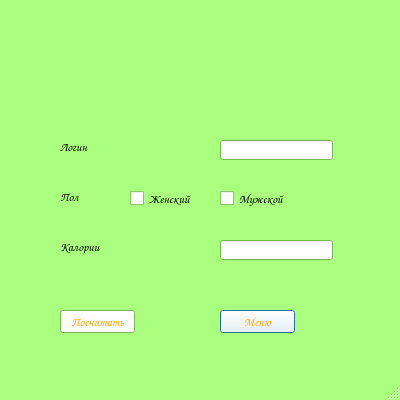
<?xml version="1.0" encoding="UTF-8"?>
<ui version="4.0">
 <class>DailyallowanceWindow</class>
 <widget class="QMainWindow" name="DailyallowanceWindow">
  <property name="geometry">
   <rect>
    <x>0</x>
    <y>0</y>
    <width>400</width>
    <height>400</height>
   </rect>
  </property>
  <property name="palette">
   <palette>
    <active>
     <colorrole role="WindowText">
      <brush brushstyle="SolidPattern">
       <color alpha="255">
        <red>0</red>
        <green>0</green>
        <blue>0</blue>
       </color>
      </brush>
     </colorrole>
     <colorrole role="Button">
      <brush brushstyle="SolidPattern">
       <color alpha="255">
        <red>255</red>
        <green>255</green>
        <blue>255</blue>
       </color>
      </brush>
     </colorrole>
     <colorrole role="Dark">
      <brush brushstyle="SolidPattern">
       <color alpha="255">
        <red>170</red>
        <green>255</green>
        <blue>127</blue>
       </color>
      </brush>
     </colorrole>
     <colorrole role="Text">
      <brush brushstyle="SolidPattern">
       <color alpha="255">
        <red>0</red>
        <green>0</green>
        <blue>0</blue>
       </color>
      </brush>
     </colorrole>
     <colorrole role="ButtonText">
      <brush brushstyle="SolidPattern">
       <color alpha="255">
        <red>255</red>
        <green>170</green>
        <blue>0</blue>
       </color>
      </brush>
     </colorrole>
     <colorrole role="Base">
      <brush brushstyle="SolidPattern">
       <color alpha="255">
        <red>255</red>
        <green>255</green>
        <blue>255</blue>
       </color>
      </brush>
     </colorrole>
     <colorrole role="Window">
      <brush brushstyle="SolidPattern">
       <color alpha="255">
        <red>170</red>
        <green>255</green>
        <blue>127</blue>
       </color>
      </brush>
     </colorrole>
    </active>
    <inactive>
     <colorrole role="WindowText">
      <brush brushstyle="SolidPattern">
       <color alpha="255">
        <red>0</red>
        <green>0</green>
        <blue>0</blue>
       </color>
      </brush>
     </colorrole>
     <colorrole role="Button">
      <brush brushstyle="SolidPattern">
       <color alpha="255">
        <red>255</red>
        <green>255</green>
        <blue>255</blue>
       </color>
      </brush>
     </colorrole>
     <colorrole role="Dark">
      <brush brushstyle="SolidPattern">
       <color alpha="255">
        <red>170</red>
        <green>255</green>
        <blue>127</blue>
       </color>
      </brush>
     </colorrole>
     <colorrole role="Text">
      <brush brushstyle="SolidPattern">
       <color alpha="255">
        <red>0</red>
        <green>0</green>
        <blue>0</blue>
       </color>
      </brush>
     </colorrole>
     <colorrole role="ButtonText">
      <brush brushstyle="SolidPattern">
       <color alpha="255">
        <red>255</red>
        <green>170</green>
        <blue>0</blue>
       </color>
      </brush>
     </colorrole>
     <colorrole role="Base">
      <brush brushstyle="SolidPattern">
       <color alpha="255">
        <red>255</red>
        <green>255</green>
        <blue>255</blue>
       </color>
      </brush>
     </colorrole>
     <colorrole role="Window">
      <brush brushstyle="SolidPattern">
       <color alpha="255">
        <red>170</red>
        <green>255</green>
        <blue>127</blue>
       </color>
      </brush>
     </colorrole>
    </inactive>
    <disabled>
     <colorrole role="WindowText">
      <brush brushstyle="SolidPattern">
       <color alpha="255">
        <red>170</red>
        <green>255</green>
        <blue>127</blue>
       </color>
      </brush>
     </colorrole>
     <colorrole role="Button">
      <brush brushstyle="SolidPattern">
       <color alpha="255">
        <red>255</red>
        <green>255</green>
        <blue>255</blue>
       </color>
      </brush>
     </colorrole>
     <colorrole role="Dark">
      <brush brushstyle="SolidPattern">
       <color alpha="255">
        <red>170</red>
        <green>255</green>
        <blue>127</blue>
       </color>
      </brush>
     </colorrole>
     <colorrole role="Text">
      <brush brushstyle="SolidPattern">
       <color alpha="255">
        <red>170</red>
        <green>255</green>
        <blue>127</blue>
       </color>
      </brush>
     </colorrole>
     <colorrole role="ButtonText">
      <brush brushstyle="SolidPattern">
       <color alpha="255">
        <red>170</red>
        <green>255</green>
        <blue>127</blue>
       </color>
      </brush>
     </colorrole>
     <colorrole role="Base">
      <brush brushstyle="SolidPattern">
       <color alpha="255">
        <red>170</red>
        <green>255</green>
        <blue>127</blue>
       </color>
      </brush>
     </colorrole>
     <colorrole role="Window">
      <brush brushstyle="SolidPattern">
       <color alpha="255">
        <red>170</red>
        <green>255</green>
        <blue>127</blue>
       </color>
      </brush>
     </colorrole>
    </disabled>
   </palette>
  </property>
  <property name="font">
   <font>
    <family>Comic Sans MS</family>
   </font>
  </property>
  <property name="cursor">
   <cursorShape>UpArrowCursor</cursorShape>
  </property>
  <property name="windowTitle">
   <string>СЧЕТЧИК КАЛОРИЙ</string>
  </property>
  <property name="windowIcon">
   <iconset>
    <normaloff>images/carrotico.ico</normaloff>images/carrotico.ico</iconset>
  </property>
  <widget class="QWidget" name="centralwidget">
   <widget class="QLineEdit" name="dailycalorielineEdit">
    <property name="geometry">
     <rect>
      <x>220</x>
      <y>240</y>
      <width>113</width>
      <height>20</height>
     </rect>
    </property>
   </widget>
   <widget class="QLabel" name="dailycalorielabel">
    <property name="geometry">
     <rect>
      <x>60</x>
      <y>240</y>
      <width>47</width>
      <height>13</height>
     </rect>
    </property>
    <property name="text">
     <string>Калории</string>
    </property>
   </widget>
   <widget class="QPushButton" name="returnmenu">
    <property name="geometry">
     <rect>
      <x>220</x>
      <y>310</y>
      <width>75</width>
      <height>23</height>
     </rect>
    </property>
    <property name="text">
     <string>Меню</string>
    </property>
    <property name="default">
     <bool>true</bool>
    </property>
   </widget>
   <widget class="QCheckBox" name="womancheckBox">
    <property name="geometry">
     <rect>
      <x>130</x>
      <y>190</y>
      <width>70</width>
      <height>17</height>
     </rect>
    </property>
    <property name="text">
     <string>Женский</string>
    </property>
   </widget>
   <widget class="QPushButton" name="count">
    <property name="geometry">
     <rect>
      <x>60</x>
      <y>310</y>
      <width>75</width>
      <height>23</height>
     </rect>
    </property>
    <property name="text">
     <string>Посчитать</string>
    </property>
   </widget>
   <widget class="QCheckBox" name="mancheckBox">
    <property name="geometry">
     <rect>
      <x>220</x>
      <y>190</y>
      <width>70</width>
      <height>17</height>
     </rect>
    </property>
    <property name="text">
     <string>Мужской</string>
    </property>
   </widget>
   <widget class="QLabel" name="loginlabel">
    <property name="geometry">
     <rect>
      <x>60</x>
      <y>140</y>
      <width>47</width>
      <height>13</height>
     </rect>
    </property>
    <property name="text">
     <string>Логин</string>
    </property>
   </widget>
   <widget class="QLineEdit" name="loginlineEdit">
    <property name="geometry">
     <rect>
      <x>220</x>
      <y>140</y>
      <width>113</width>
      <height>20</height>
     </rect>
    </property>
   </widget>
   <widget class="QLabel" name="sexlabel">
    <property name="geometry">
     <rect>
      <x>60</x>
      <y>190</y>
      <width>47</width>
      <height>13</height>
     </rect>
    </property>
    <property name="text">
     <string>Пол</string>
    </property>
   </widget>
  </widget>
  <widget class="QMenuBar" name="menubar">
   <property name="geometry">
    <rect>
     <x>0</x>
     <y>0</y>
     <width>400</width>
     <height>21</height>
    </rect>
   </property>
  </widget>
  <widget class="QStatusBar" name="statusbar"/>
 </widget>
 <resources/>
 <connections/>
</ui>
